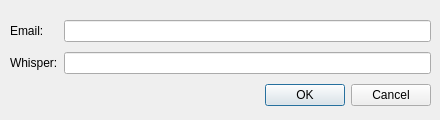
<?xml version="1.0" encoding="UTF-8"?>
<ui version="4.0">
 <class>InviteDialog</class>
 <widget class="QDialog" name="InviteDialog">
  <property name="geometry">
   <rect>
    <x>0</x>
    <y>0</y>
    <width>440</width>
    <height>120</height>
   </rect>
  </property>
  <property name="sizePolicy">
   <sizepolicy hsizetype="Fixed" vsizetype="Fixed">
    <horstretch>0</horstretch>
    <verstretch>0</verstretch>
   </sizepolicy>
  </property>
  <property name="minimumSize">
   <size>
    <width>440</width>
    <height>120</height>
   </size>
  </property>
  <property name="maximumSize">
   <size>
    <width>440</width>
    <height>120</height>
   </size>
  </property>
  <property name="baseSize">
   <size>
    <width>440</width>
    <height>120</height>
   </size>
  </property>
  <property name="windowTitle">
   <string>Invite</string>
  </property>
  <widget class="QWidget" name="formLayoutWidget">
   <property name="geometry">
    <rect>
     <x>10</x>
     <y>20</y>
     <width>421</width>
     <height>101</height>
    </rect>
   </property>
   <layout class="QFormLayout" name="formLayout">
    <property name="labelAlignment">
     <set>Qt::AlignLeading|Qt::AlignLeft|Qt::AlignVCenter</set>
    </property>
    <property name="formAlignment">
     <set>Qt::AlignLeading|Qt::AlignLeft|Qt::AlignTop</set>
    </property>
    <property name="verticalSpacing">
     <number>10</number>
    </property>
    <item row="0" column="0">
     <widget class="QLabel" name="lbEmail">
      <property name="text">
       <string>Email:</string>
      </property>
     </widget>
    </item>
    <item row="0" column="1">
     <widget class="QLineEdit" name="leEmail">
      <property name="inputMethodHints">
       <set>Qt::ImhEmailCharactersOnly|Qt::ImhLatinOnly</set>
      </property>
     </widget>
    </item>
    <item row="1" column="0">
     <widget class="QLabel" name="lbWhisper">
      <property name="text">
       <string>Whisper:</string>
      </property>
     </widget>
    </item>
    <item row="1" column="1">
     <layout class="QHBoxLayout" name="horizontalLayout">
      <item>
       <widget class="QLineEdit" name="leWhisper"/>
      </item>
     </layout>
    </item>
    <item row="2" column="1">
     <widget class="QDialogButtonBox" name="buttonBox">
      <property name="orientation">
       <enum>Qt::Horizontal</enum>
      </property>
      <property name="standardButtons">
       <set>QDialogButtonBox::Cancel|QDialogButtonBox::Ok</set>
      </property>
     </widget>
    </item>
   </layout>
  </widget>
 </widget>
 <resources/>
 <connections>
  <connection>
   <sender>buttonBox</sender>
   <signal>accepted()</signal>
   <receiver>InviteDialog</receiver>
   <slot>accept()</slot>
   <hints>
    <hint type="sourcelabel">
     <x>248</x>
     <y>254</y>
    </hint>
    <hint type="destinationlabel">
     <x>157</x>
     <y>274</y>
    </hint>
   </hints>
  </connection>
  <connection>
   <sender>buttonBox</sender>
   <signal>rejected()</signal>
   <receiver>InviteDialog</receiver>
   <slot>reject()</slot>
   <hints>
    <hint type="sourcelabel">
     <x>316</x>
     <y>260</y>
    </hint>
    <hint type="destinationlabel">
     <x>286</x>
     <y>274</y>
    </hint>
   </hints>
  </connection>
 </connections>
</ui>
